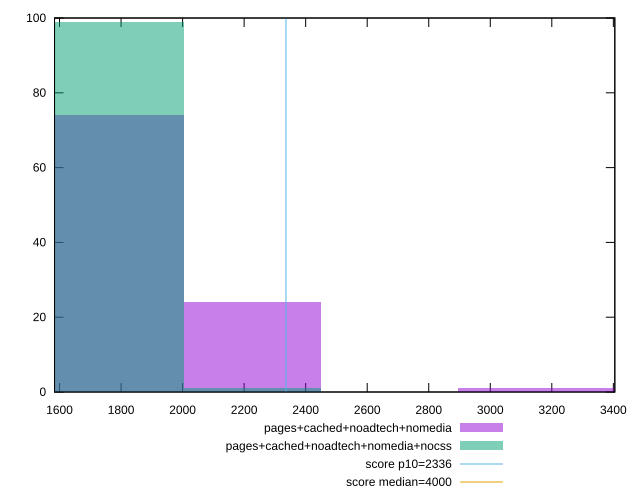

Write the gnuplot code that produced this figure.
reset

$pagesCachedNoadtechNomedia <<EOF
3562.937164332598 1
3117.5700187910234 1
1781.468582166299 74
2226.835727707874 24
EOF

$pagesCachedNoadtechNomediaNocss <<EOF
2226.835727707874 1
1781.468582166299 99
EOF

set key outside below
set boxwidth 445.36714554157476
set xrange [1583.7735000000002:3404.8194999999987]
set yrange [0:100]
set trange [0:100]
set style fill transparent solid 0.5 noborder

set parametric
set terminal svg size 640, 500 enhanced background rgb 'white'
set output "report_00017_2021-02-10T15-08-03.406Z/first-meaningful-paint/comparison/histogram/3_vs_4.svg"

plot $pagesCachedNoadtechNomedia title "pages+cached+noadtech+nomedia" with boxes, \
     $pagesCachedNoadtechNomediaNocss title "pages+cached+noadtech+nomedia+nocss" with boxes, \
     2336,t title "score p10=2336", \
     4000,t title "score median=4000"

reset
